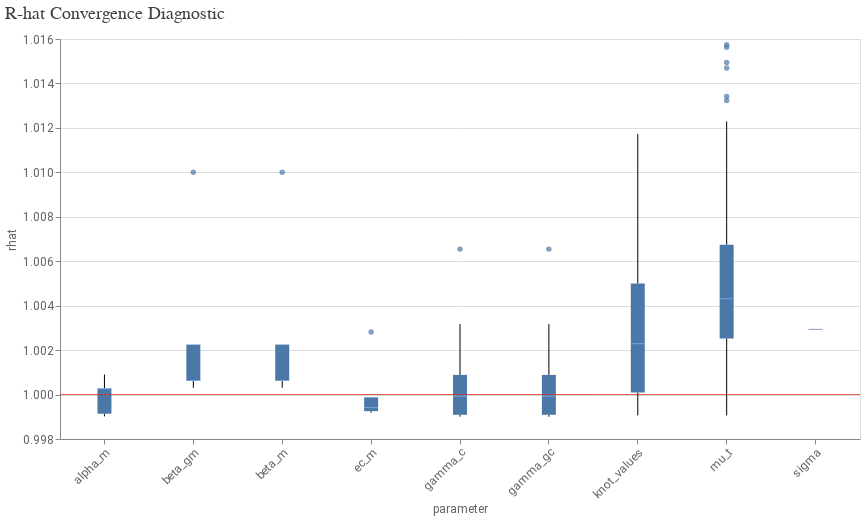

Source (notebook cell):
### Code cell
chart = model_diagnostics.plot_rhat_boxplot()  # Gera o gráfico

# Ajusta o tamanho do gráfico Altair
chart = chart.properties(width=800, height=400)  

#chart.show()  # Exibe o gráfico atualizado
display(chart)  # Exibe o gráfico inline

### Figure 1 — Vega-Lite specification as saved in the notebook (floating-point values rounded to 4 significant figures; data arrays with more than 128 entries replaced by an {"elided": "..."} marker saying what was removed)
{"config": {"view": {"continuousWidth": 400, "continuousHeight": 300}, "axis": {"labelColor": "#5F6368", "labelFont": "Roboto", "labelFontSize": 12, "titleColor": "#5F6368", "titleFont": "Roboto", "titleFontSize": 12, "titleFontWeight": "normal"}}, "layer": [{"data": {"name": "data-a10ea5568a1469a9939f2ed0ad22c523"}, "mark": {"type": "boxplot", "median": {"color": "#8AB4F8"}, "outliers": {"filled": true}}, "encoding": {"x": {"axis": {"labelAngle": -45}, "field": "parameter", "type": "nominal"}, "y": {"field": "rhat", "scale": {"zero": false}, "type": "quantitative"}}}, {"data": {"name": "empty"}, "mark": {"type": "rule", "color": "#D93025", "opacity": 0.8}, "encoding": {"y": {"datum": 1}}}], "height": 400, "title": {"text": "R-hat Convergence Diagnostic", "anchor": "start", "color": "#3C4043", "font": "Google Sans Display", "fontSize": 18, "fontWeight": "normal", "offset": 10}, "width": 800, "$schema": "https://vega.github.io/schema/vega-lite/v4.17.0.json", "datasets": {"data-a10ea5568a1469a9939f2ed0ad22c523": {"elided": "294 records"}, "empty": [{}]}}
